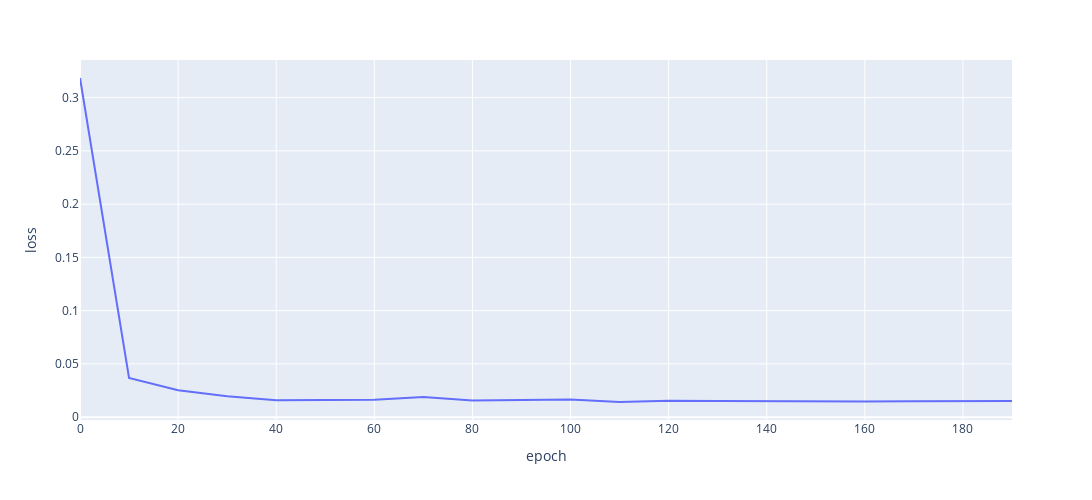

Notebook source saved alongside this figure:
### Code cell
epoch = np.arange(0, epochs, 10)
losses = []
for i in epoch:
    if i % 10 == 0:
        losses.append(history.history["loss"][i])
        
data = {"epoch":epoch,"loss":losses}
data = pd.DataFrame(data) 

fig = px.line(data,x="epoch",y="loss",width = 1200, height = 500)
fig.show()

### Figure 1 — Plotly figure (JSON) as saved in the notebook; plotly's stock layout.template omitted (floating-point values rounded to 4 significant figures)
{"data": [{"hovertemplate": "epoch=%{x}<br>loss=%{y}<extra></extra>", "legendgroup": "", "line": {"color": "#636efa", "dash": "solid"}, "marker": {"symbol": "circle"}, "mode": "lines", "name": "", "orientation": "v", "showlegend": false, "type": "scatter", "x": [0, 10, 20, 30, 40, 50, 60, 70, 80, 90, 100, 110, 120, 130, 140, 150, 160, 170, 180, 190], "xaxis": "x", "y": [0.3184, 0.03693, 0.02524, 0.01966, 0.01603, 0.01645, 0.01636, 0.01899, 0.01578, 0.01613, 0.01652, 0.01427, 0.01541, 0.01525, 0.01503, 0.01475, 0.01474, 0.01506, 0.01518, 0.01514], "yaxis": "y"}], "layout": {"height": 500, "legend": {"tracegroupgap": 0}, "margin": {"t": 60}, "width": 1200, "xaxis": {"anchor": "y", "domain": [0, 1], "title": {"text": "epoch"}}, "yaxis": {"anchor": "x", "domain": [0, 1], "title": {"text": "loss"}}}}
